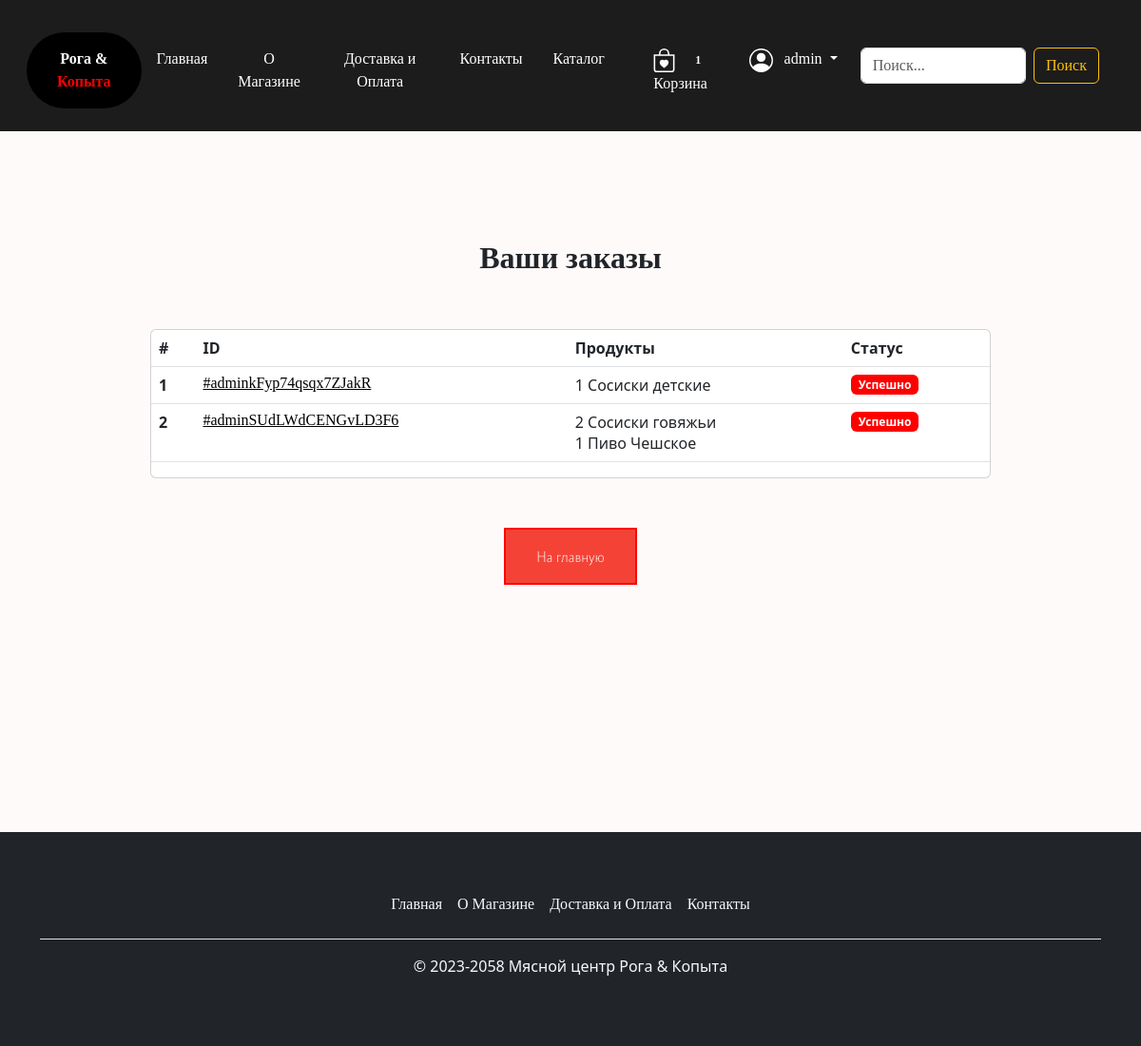
The app's page /checkout/my-orders/ (signed in), older data.
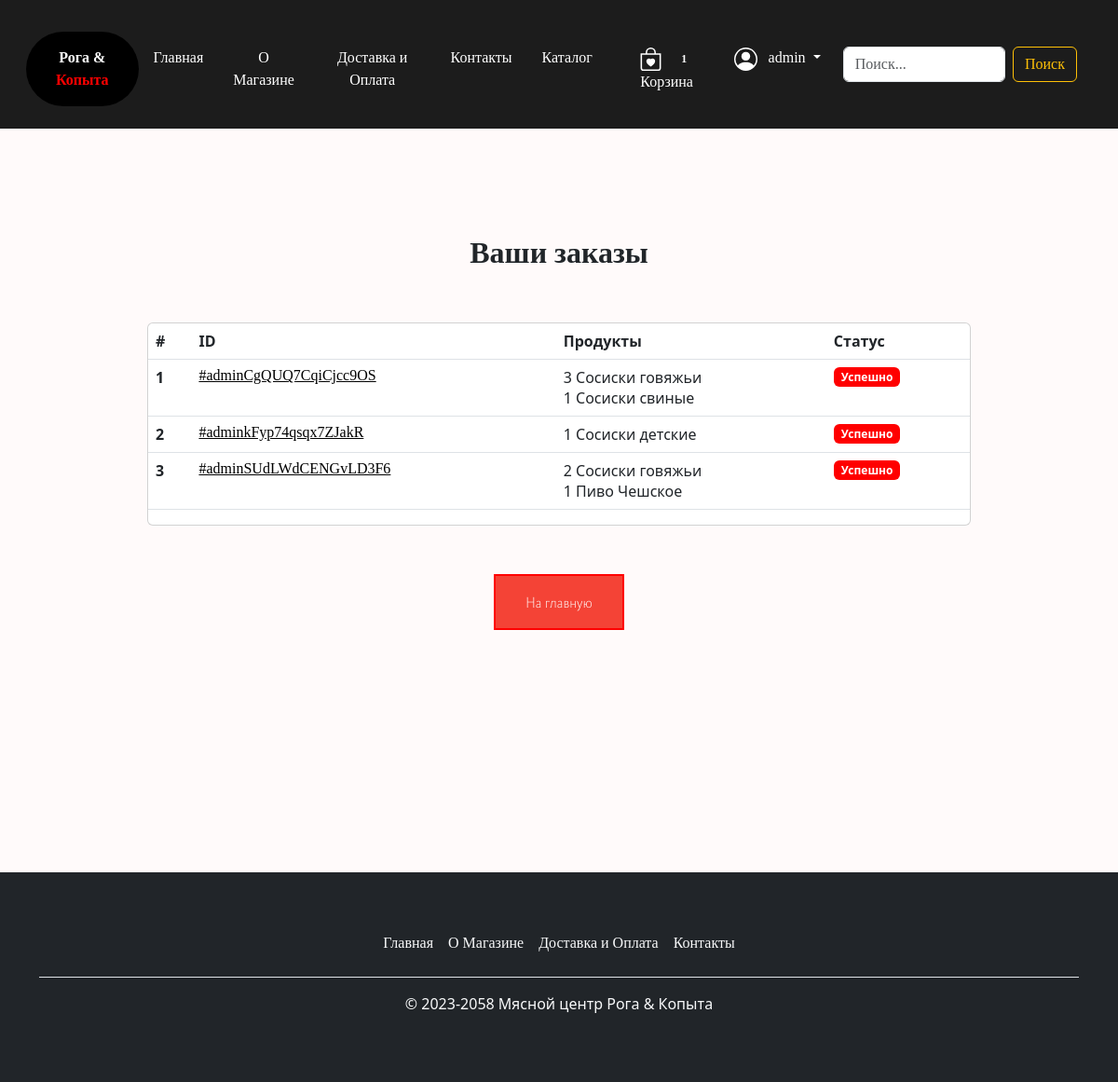
The same page, newer data.
### cart/models.py (models this page shows, shortened)
class Order(models.Model):
    order_items = models.ManyToManyField(Cart, verbose_name='Товары в заказе')
    user = models.ForeignKey(User, on_delete=models.CASCADE, verbose_name='Пользователь')
    ordered = models.BooleanField(default=False, verbose_name='Заказной')
    created = models.DateTimeField(auto_now_add=True, verbose_name='Создано')
    paymentId = models.CharField(max_length=200, blank=True, null=True, verbose_name='ID оплаты')
    orderId = models.CharField(max_length=200, blank=True, null=True, verbose_name='ID заказа')
    class Meta:
        ordering = ('-created',)
        verbose_name = 'Заказ'
        verbose_name_plural = 'Заказы'

class Cart(models.Model):
    user = models.ForeignKey(User, on_delete=models.CASCADE)
    item = models.ForeignKey(Product, on_delete=models.CASCADE)
    quantity = models.IntegerField(default=1)
    created = models.DateTimeField(auto_now_add=True)
    purchased = models.BooleanField(default=False)
    def __str__(self):
        return f'{self.quantity} {self.item.name}'
    class Meta:
        verbose_name = 'Корзина'
        verbose_name_plural = 'Корзины'

### mainapp/models.py (models this page shows, shortened)
class Product(models.Model):
    image = models.ImageField(upload_to='products/%Y/%m/%d/', blank=True, verbose_name='Изображение')
    name = models.CharField(max_length=60, verbose_name='Название')
    slug = models.SlugField()
    category = models.ForeignKey(Category, on_delete=models.CASCADE, verbose_name='Категория')
    description = models.TextField(max_length=1000, verbose_name='Описание')
    price = models.DecimalField(max_digits=10, decimal_places=2, verbose_name='Цена')
    class Meta:
        verbose_name = 'Продукт'
        verbose_name_plural = 'Продукты'

### checkout/views.py (the view)
# urls.py: path('my-orders/', orderView, name="order"),
def orderView(request):
    try:
        orders = Order.objects.filter(user=request.user, ordered=True)
        context = {
            "orders": orders
        }
    except:
        messages.warning(request, "You do not have an active order")
        return redirect('/')
    return render(request, 'checkout/order.html', context)

### cart/templatetags/cart_tag.py (called while the page is built)
@register.filter
def cart_total(user):
    order = Order.objects.filter(user=user, ordered=False)
    if order.exists():
        return order[0].order_items.count()
    else:
        return 0

### checkout/templates/checkout/order.html (shortened to what this page needs)
{% extends 'mainapp/base.html' %}
{% load crispy_forms_tags %}
{% block content%}
<div class="container mt-5" style="padding:8rem; margin-bottom:5rem">
  <h2 class="text-center"><strong>Ваши заказы</strong></h2>
  <div class="row">
    <div class="col-md-12">
      <div class="card mt-5" style="height: auto">
        <div class="table-responsive">
          <table class="table">
            <thead>
              <tr>
                <th scope="col">#</th>
                <th scope="col">ID</th>
                <th scope="col">Продукты</th>
                <th scope="col">Статус</th>
              </tr>
            </thead>
            <tbody>
              {% for order in orders %}
              <tr>
                <th scope="row">{{ forloop.counter }}</th>
                <td><a href="#" style="color:black">{{ order.orderId }}</a></td>
                <td>
                  {% for item in order.order_items.all %} {{ item }}
                  <br/>
                  {% endfor %}
                </td>
                <td>
                  <span class="badge badge-primary" style="background-color:red">Успешно</span>
                </td>
              </tr>
              {% endfor %}
            </tbody>
          </table>
        </div>
      </div>
    </div>
    <div class="col-md-12 my-5 text-center">
      <a href="/" class="button button1">На главную</a>
    </div>
  </div>
</div>
{% endblock %}

Row changes from the older to the newer data that the page shows:
now on this page (row edited): Order: orderId "#adminCgQUQ7CqiCjcc9OS"
now on this page (row edited): Cart: quantity+item "3 Сосиски говяжьи", shown under "#adminCgQUQ7CqiCjcc9OS"
added Cart: quantity+item "1 Сосиски свиные", shown under "#adminCgQUQ7CqiCjcc9OS"
